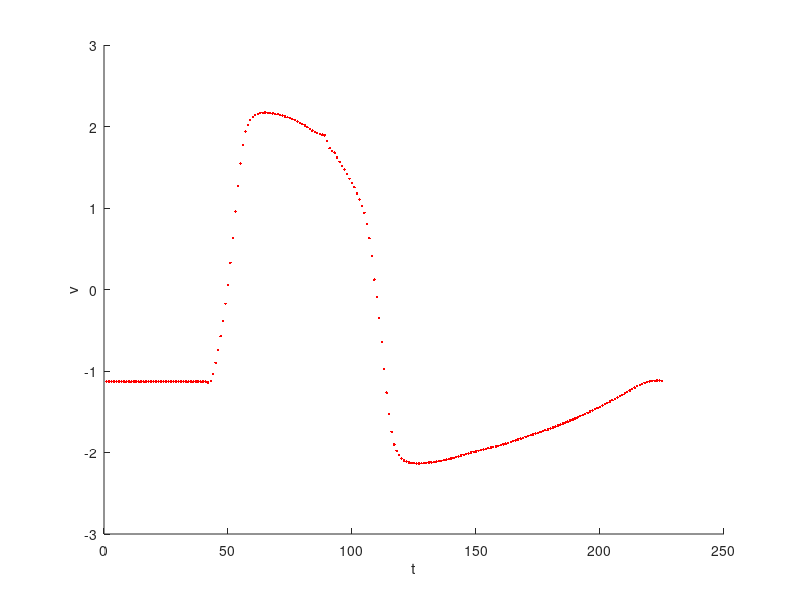
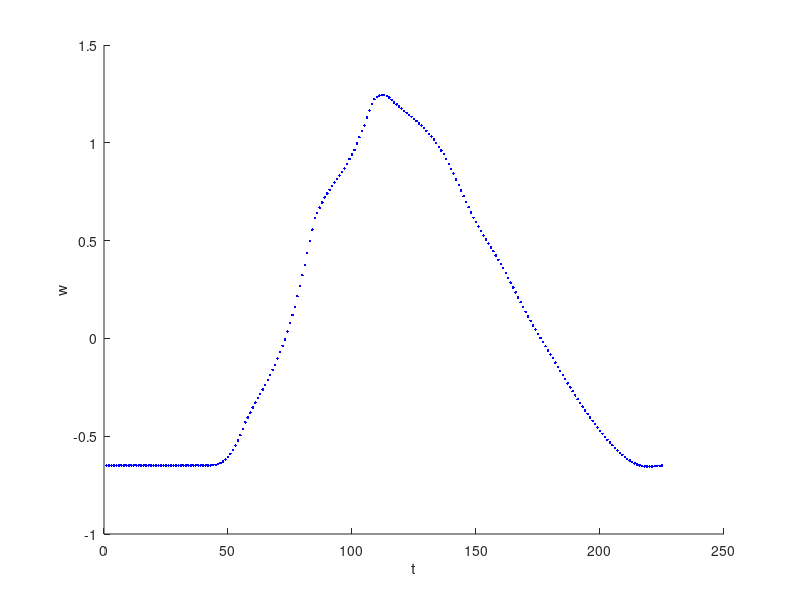

Write the MATLAB code that produced these figures, in order.
% model parameters
eps = 0.08;
a = 1.00;
b = 0.2;
I0 = 1.0;
t_start = 40;
t_stop = 47;
D = 0.9;

% model definition
I = @(t) I0*(t>t_start).*(t<t_stop);
f = @(v,w,t) v - 1/3*v.^3 - w + I(t) + D*(eval('v') - 2*v + v);
g = @(v,w) eps*(v + a -b*w);



%% single cell
dxdt =@ (t,x) [f(x(1),x(2),t); g(x(1),x(2))];
[T,X] = ode45(dxdt,[0,100], [-1.12982,-0.649085]);

figure(2); hold on;

plot(X(:,1),'.r')
ylabel('v')
xlabel('t');
hold off;


figure(3); hold on;
plot(X(:,2),'.b')
ylabel('w')
xlabel('t');
hold off;